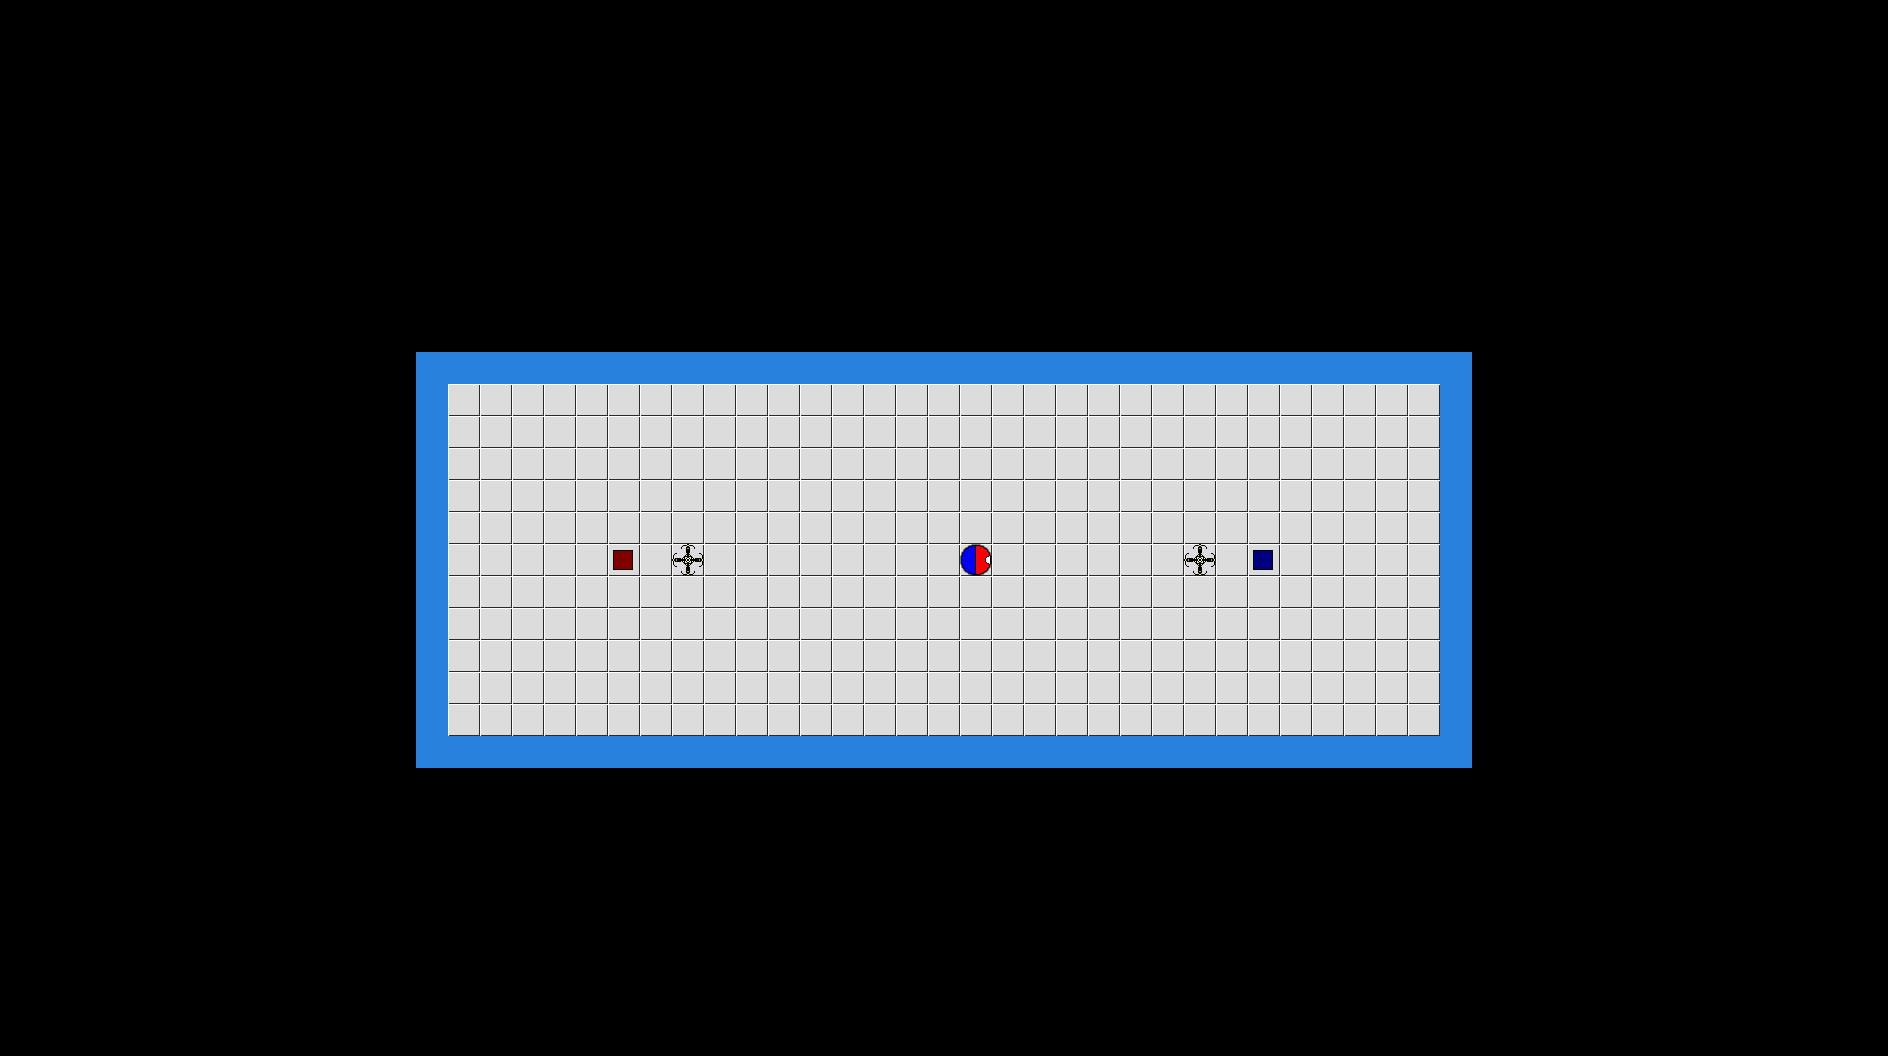

Rendered tile map (Tiled .tmx) drawn with the repository's tilesets; below, a short description and the full map source, tile grids included:
An orthogonal 59x33 tile map with 32x32 px tiles, 1 tile layer (Camada de Tiles 1).

<map version="1.0" orientation="orthogonal" width="59" height="33" tilewidth="32" tileheight="32">
 <tileset firstgid="1" name="tileset" tilewidth="32" tileheight="32">
  <image source="tileset.png" width="160" height="160" />
 </tileset>
 <layer name="Camada de Tiles 1" width="59" height="33">
  <data encoding="csv">
0,0,0,0,0,0,0,0,0,0,0,0,0,0,0,0,0,0,0,0,0,0,0,0,0,0,0,0,0,0,0,0,0,0,0,0,0,0,0,0,0,0,0,0,0,0,0,0,0,0,0,0,0,0,0,0,0,0,0,
0,0,0,0,0,0,0,0,0,0,0,0,0,0,0,0,0,0,0,0,0,0,0,0,0,0,0,0,0,0,0,0,0,0,0,0,0,0,0,0,0,0,0,0,0,0,0,0,0,0,0,0,0,0,0,0,0,0,0,
0,0,0,0,0,0,0,0,0,0,0,0,0,0,0,0,0,0,0,0,0,0,0,0,0,0,0,0,0,0,0,0,0,0,0,0,0,0,0,0,0,0,0,0,0,0,0,0,0,0,0,0,0,0,0,0,0,0,0,
0,0,0,0,0,0,0,0,0,0,0,0,0,0,0,0,0,0,0,0,0,0,0,0,0,0,0,0,0,0,0,0,0,0,0,0,0,0,0,0,0,0,0,0,0,0,0,0,0,0,0,0,0,0,0,0,0,0,0,
0,0,0,0,0,0,0,0,0,0,0,0,0,0,0,0,0,0,0,0,0,0,0,0,0,0,0,0,0,0,0,0,0,0,0,0,0,0,0,0,0,0,0,0,0,0,0,0,0,0,0,0,0,0,0,0,0,0,0,
0,0,0,0,0,0,0,0,0,0,0,0,0,0,0,0,0,0,0,0,0,0,0,0,0,0,0,0,0,0,0,0,0,0,0,0,0,0,0,0,0,0,0,0,0,0,0,0,0,0,0,0,0,0,0,0,0,0,0,
0,0,0,0,0,0,0,0,0,0,0,0,0,0,0,0,0,0,0,0,0,0,0,0,0,0,0,0,0,0,0,0,0,0,0,0,0,0,0,0,0,0,0,0,0,0,0,0,0,0,0,0,0,0,0,0,0,0,0,
0,0,0,0,0,0,0,0,0,0,0,0,0,0,0,0,0,0,0,0,0,0,0,0,0,0,0,0,0,0,0,0,0,0,0,0,0,0,0,0,0,0,0,0,0,0,0,0,0,0,0,0,0,0,0,0,0,0,0,
0,0,0,0,0,0,0,0,0,0,0,0,0,0,0,0,0,0,0,0,0,0,0,0,0,0,0,0,0,0,0,0,0,0,0,0,0,0,0,0,0,0,0,0,0,0,0,0,0,0,0,0,0,0,0,0,0,0,0,
0,0,0,0,0,0,0,0,0,0,0,0,0,0,0,0,0,0,0,0,0,0,0,0,0,0,0,0,0,0,0,0,0,0,0,0,0,0,0,0,0,0,0,0,0,0,0,0,0,0,0,0,0,0,0,0,0,0,0,
0,0,0,0,0,0,0,0,0,0,0,0,0,0,0,0,0,0,0,0,0,0,0,0,0,0,0,0,0,0,0,0,0,0,0,0,0,0,0,0,0,0,0,0,0,0,0,0,0,0,0,0,0,0,0,0,0,0,0,
0,0,0,0,0,0,0,0,0,0,0,0,0,2,2,2,2,2,2,2,2,2,2,2,2,2,2,2,2,2,2,2,2,2,2,2,2,2,2,2,2,2,2,2,2,2,0,0,0,0,0,0,0,0,0,0,0,0,0,
0,0,0,0,0,0,0,0,0,0,0,0,0,2,1,1,1,1,1,1,1,1,1,1,1,1,1,1,1,1,1,1,1,1,1,1,1,1,1,1,1,1,1,1,1,2,0,0,0,0,0,0,0,0,0,0,0,0,0,
0,0,0,0,0,0,0,0,0,0,0,0,0,2,1,1,1,1,1,1,1,1,1,1,1,1,1,1,1,1,1,1,1,1,1,1,1,1,1,1,1,1,1,1,1,2,0,0,0,0,0,0,0,0,0,0,0,0,0,
0,0,0,0,0,0,0,0,0,0,0,0,0,2,1,1,1,1,1,1,1,1,1,1,1,1,1,1,1,1,1,1,1,1,1,1,1,1,1,1,1,1,1,1,1,2,0,0,0,0,0,0,0,0,0,0,0,0,0,
0,0,0,0,0,0,0,0,0,0,0,0,0,2,1,1,1,1,1,1,1,1,1,1,1,1,1,1,1,1,1,1,1,1,1,1,1,1,1,1,1,1,1,1,1,2,0,0,0,0,0,0,0,0,0,0,0,0,0,
0,0,0,0,0,0,0,0,0,0,0,0,0,2,1,1,1,1,1,1,1,1,1,1,1,1,1,1,1,1,1,1,1,1,1,1,1,1,1,1,1,1,1,1,1,2,0,0,0,0,0,0,0,0,0,0,0,0,0,
0,0,0,0,0,0,0,0,0,0,0,0,0,2,1,1,1,1,1,5,1,7,1,1,1,1,1,1,1,1,3,1,1,1,1,1,1,7,1,4,1,1,1,1,1,2,0,0,0,0,0,0,0,0,0,0,0,0,0,
0,0,0,0,0,0,0,0,0,0,0,0,0,2,1,1,1,1,1,1,1,1,1,1,1,1,1,1,1,1,1,1,1,1,1,1,1,1,1,1,1,1,1,1,1,2,0,0,0,0,0,0,0,0,0,0,0,0,0,
0,0,0,0,0,0,0,0,0,0,0,0,0,2,1,1,1,1,1,1,1,1,1,1,1,1,1,1,1,1,1,1,1,1,1,1,1,1,1,1,1,1,1,1,1,2,0,0,0,0,0,0,0,0,0,0,0,0,0,
0,0,0,0,0,0,0,0,0,0,0,0,0,2,1,1,1,1,1,1,1,1,1,1,1,1,1,1,1,1,1,1,1,1,1,1,1,1,1,1,1,1,1,1,1,2,0,0,0,0,0,0,0,0,0,0,0,0,0,
0,0,0,0,0,0,0,0,0,0,0,0,0,2,1,1,1,1,1,1,1,1,1,1,1,1,1,1,1,1,1,1,1,1,1,1,1,1,1,1,1,1,1,1,1,2,0,0,0,0,0,0,0,0,0,0,0,0,0,
0,0,0,0,0,0,0,0,0,0,0,0,0,2,1,1,1,1,1,1,1,1,1,1,1,1,1,1,1,1,1,1,1,1,1,1,1,1,1,1,1,1,1,1,1,2,0,0,0,0,0,0,0,0,0,0,0,0,0,
0,0,0,0,0,0,0,0,0,0,0,0,0,2,2,2,2,2,2,2,2,2,2,2,2,2,2,2,2,2,2,2,2,2,2,2,2,2,2,2,2,2,2,2,2,2,0,0,0,0,0,0,0,0,0,0,0,0,0,
0,0,0,0,0,0,0,0,0,0,0,0,0,0,0,0,0,0,0,0,0,0,0,0,0,0,0,0,0,0,0,0,0,0,0,0,0,0,0,0,0,0,0,0,0,0,0,0,0,0,0,0,0,0,0,0,0,0,0,
0,0,0,0,0,0,0,0,0,0,0,0,0,0,0,0,0,0,0,0,0,0,0,0,0,0,0,0,0,0,0,0,0,0,0,0,0,0,0,0,0,0,0,0,0,0,0,0,0,0,0,0,0,0,0,0,0,0,0,
0,0,0,0,0,0,0,0,0,0,0,0,0,0,0,0,0,0,0,0,0,0,0,0,0,0,0,0,0,0,0,0,0,0,0,0,0,0,0,0,0,0,0,0,0,0,0,0,0,0,0,0,0,0,0,0,0,0,0,
0,0,0,0,0,0,0,0,0,0,0,0,0,0,0,0,0,0,0,0,0,0,0,0,0,0,0,0,0,0,0,0,0,0,0,0,0,0,0,0,0,0,0,0,0,0,0,0,0,0,0,0,0,0,0,0,0,0,0,
0,0,0,0,0,0,0,0,0,0,0,0,0,0,0,0,0,0,0,0,0,0,0,0,0,0,0,0,0,0,0,0,0,0,0,0,0,0,0,0,0,0,0,0,0,0,0,0,0,0,0,0,0,0,0,0,0,0,0,
0,0,0,0,0,0,0,0,0,0,0,0,0,0,0,0,0,0,0,0,0,0,0,0,0,0,0,0,0,0,0,0,0,0,0,0,0,0,0,0,0,0,0,0,0,0,0,0,0,0,0,0,0,0,0,0,0,0,0,
0,0,0,0,0,0,0,0,0,0,0,0,0,0,0,0,0,0,0,0,0,0,0,0,0,0,0,0,0,0,0,0,0,0,0,0,0,0,0,0,0,0,0,0,0,0,0,0,0,0,0,0,0,0,0,0,0,0,0,
0,0,0,0,0,0,0,0,0,0,0,0,0,0,0,0,0,0,0,0,0,0,0,0,0,0,0,0,0,0,0,0,0,0,0,0,0,0,0,0,0,0,0,0,0,0,0,0,0,0,0,0,0,0,0,0,0,0,0,
0,0,0,0,0,0,0,0,0,0,0,0,0,0,0,0,0,0,0,0,0,0,0,0,0,0,0,0,0,0,0,0,0,0,0,0,0,0,0,0,0,0,0,0,0,0,0,0,0,0,0,0,0,0,0,0,0,0,0
</data>
 </layer>
</map>
